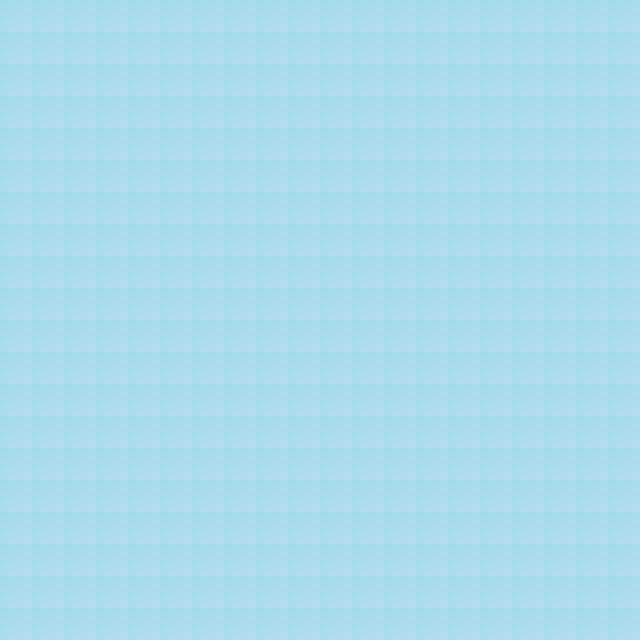

This game map was drawn from its Tiled (.tmx) file and the tilesets committed beside it. A one-line description and the trimmed map source follow:
An orthogonal 20x20 tile map with 32x32 px tiles, 1 tile layer (ground) and 1 object (PlayerPoint).

<map version="1.0" tiledversion="1.1.6" orientation="orthogonal" renderorder="right-down" width="20" height="20" tilewidth="32" tileheight="32" infinite="0" nextobjectid="2">
 <tileset firstgid="1" source="element.tsx" />
 <layer name="ground" width="20" height="20">
  <data>[400 cells, 400 non-empty, 1 distinct tile ids]</data>
 </layer>
 <objectgroup name="objects">
  <object id="1" name="PlayerPoint" x="194" y="608" width="28" height="31" />
 </objectgroup>
</map>
